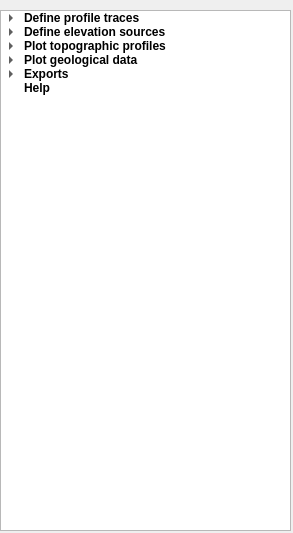
<?xml version="1.0" encoding="UTF-8"?>
<ui version="4.0">
 <class>Form</class>
 <widget class="QWidget" name="Form">
  <property name="geometry">
   <rect>
    <x>0</x>
    <y>0</y>
    <width>293</width>
    <height>533</height>
   </rect>
  </property>
  <property name="windowTitle">
   <string>qProf</string>
  </property>
  <property name="windowIcon">
   <iconset>
    <normaloff>../icons/qProf_main.svg</normaloff>../icons/qProf_main.svg</iconset>
  </property>
  <widget class="QTreeWidget" name="actionsTreeWidget">
   <property name="enabled">
    <bool>true</bool>
   </property>
   <property name="geometry">
    <rect>
     <x>0</x>
     <y>10</y>
     <width>291</width>
     <height>521</height>
    </rect>
   </property>
   <property name="sizePolicy">
    <sizepolicy hsizetype="Preferred" vsizetype="Preferred">
     <horstretch>0</horstretch>
     <verstretch>0</verstretch>
    </sizepolicy>
   </property>
   <property name="autoFillBackground">
    <bool>true</bool>
   </property>
   <property name="sizeAdjustPolicy">
    <enum>QAbstractScrollArea::AdjustToContents</enum>
   </property>
   <property name="tabKeyNavigation">
    <bool>true</bool>
   </property>
   <property name="headerHidden">
    <bool>true</bool>
   </property>
   <column>
    <property name="text">
     <string/>
    </property>
   </column>
   <item>
    <property name="text">
     <string>Define profile traces </string>
    </property>
    <property name="font">
     <font>
      <weight>75</weight>
      <bold>true</bold>
     </font>
    </property>
    <item>
     <property name="text">
      <string>Select from line layer</string>
     </property>
    </item>
    <item>
     <property name="text">
      <string>Digitize in canvas</string>
     </property>
     <item>
      <property name="text">
       <string>digitize trace</string>
      </property>
     </item>
     <item>
      <property name="text">
       <string>clear trace</string>
      </property>
     </item>
     <item>
      <property name="text">
       <string>save trace</string>
      </property>
     </item>
    </item>
    <item>
     <property name="text">
      <string>Define in text window</string>
     </property>
    </item>
    <item>
     <property name="text">
      <string>Select from GPX file track</string>
     </property>
    </item>
   </item>
   <item>
    <property name="text">
     <string>Define elevation sources</string>
    </property>
    <property name="font">
     <font>
      <weight>75</weight>
      <bold>true</bold>
     </font>
    </property>
    <item>
     <property name="text">
      <string>DEMs</string>
     </property>
    </item>
    <item>
     <property name="text">
      <string>GPX file</string>
     </property>
    </item>
   </item>
   <item>
    <property name="text">
     <string>Plot topographic profiles</string>
    </property>
    <property name="font">
     <font>
      <weight>75</weight>
      <bold>true</bold>
     </font>
    </property>
    <item>
     <property name="text">
      <string>Single trace -&gt; single profile</string>
     </property>
    </item>
    <item>
     <property name="text">
      <string>Single trace -&gt; multiple parallel profiles</string>
     </property>
    </item>
    <item>
     <property name="text">
      <string>Multiple traces -&gt; multiple profiles</string>
     </property>
    </item>
   </item>
   <item>
    <property name="text">
     <string>Plot geological data</string>
    </property>
    <property name="font">
     <font>
      <weight>75</weight>
      <bold>true</bold>
     </font>
    </property>
    <item>
     <property name="text">
      <string>Geological attitudes projection</string>
     </property>
    </item>
    <item>
     <property name="text">
      <string>Geological traces projection</string>
     </property>
    </item>
    <item>
     <property name="text">
      <string>Line layer intersection</string>
     </property>
    </item>
    <item>
     <property name="text">
      <string>Polygon layer intersection</string>
     </property>
    </item>
   </item>
   <item>
    <property name="text">
     <string>Exports</string>
    </property>
    <property name="font">
     <font>
      <weight>75</weight>
      <bold>true</bold>
     </font>
    </property>
    <item>
     <property name="text">
      <string>Figure</string>
     </property>
    </item>
    <item>
     <property name="text">
      <string>Data</string>
     </property>
     <item>
      <property name="text">
       <string>Topographic profile</string>
      </property>
     </item>
     <item>
      <property name="text">
       <string>Projected geological attitudes</string>
      </property>
     </item>
     <item>
      <property name="text">
       <string>Projected geological lines</string>
      </property>
     </item>
     <item>
      <property name="text">
       <string>Line intersections</string>
      </property>
     </item>
     <item>
      <property name="text">
       <string>Polygons intersections</string>
      </property>
     </item>
    </item>
   </item>
   <item>
    <property name="text">
     <string>Help</string>
    </property>
    <property name="font">
     <font>
      <weight>75</weight>
      <bold>true</bold>
     </font>
    </property>
   </item>
  </widget>
 </widget>
 <resources/>
 <connections/>
</ui>
